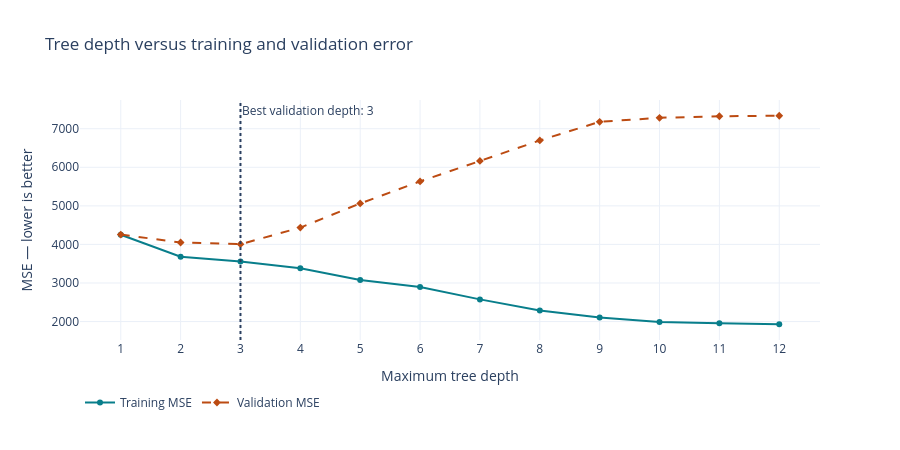

The notebook cell saved with this chart:
### Markdown cell above
**Read the chart:** the shallow tree makes broad groups. The unlimited tree follows much smaller variations, but its validation performance may get worse. Some patients share the same BMI, so a one-feature tree cannot necessarily achieve zero training error even with unlimited depth.

The best-looking training curve is not necessarily the best predictor. A shallow tree is not automatically underfitting; compare validation errors and the baseline before deciding. With real data, do not expect a perfectly smooth textbook pattern.

## Variant A: sweep through depth values
Use the same rows and metric for every comparison. The final test set stays sealed.

### Code cell
depths = list(range(1, 13))
train_errors, val_errors = [], []
for depth in depths:
    model = DecisionTreeRegressor(max_depth=depth, random_state=SEED)
    model.fit(X_train, y_train)
    train_predictions = model.predict(X_train)
    val_predictions = model.predict(X_val)
    train_errors.append(mean_squared_error(y_train, train_predictions))
    val_errors.append(mean_squared_error(y_val, val_predictions))

best_holdout_depth = depths[int(np.argmin(val_errors))]
fig = go.Figure()
fig.add_trace(go.Scatter(x=depths, y=train_errors, mode='lines+markers',
                        name='Training MSE', line_color=TRAIN_COLOR))
fig.add_trace(go.Scatter(x=depths, y=val_errors, mode='lines+markers',
                        name='Validation MSE', marker_symbol='diamond',
                        line=dict(color=VAL_COLOR, dash='dash')))
fig.add_vline(x=best_holdout_depth, line_dash='dot',
              annotation_text=f'Best validation depth: {best_holdout_depth}')
fig.update_xaxes(title_text='Maximum tree depth', dtick=1)
fig.update_yaxes(title_text='MSE — lower is better')
show_chart(fig, 'Tree depth versus training and validation error')

### Figure 1 — Plotly figure (JSON) as saved in the notebook; plotly's stock layout.template omitted (floating-point values rounded to 4 significant figures)
{"data": [{"line": {"color": "#087e8b"}, "mode": "lines+markers", "name": "Training MSE", "x": [1, 2, 3, 4, 5, 6, 7, 8, 9, 10, 11, 12], "y": [4250.0, 3683.0, 3558.0, 3383.0, 3076.0, 2897.0, 2575.0, 2287.0, 2103.0, 1988.0, 1955.0, 1930.0], "type": "scatter"}, {"line": {"color": "#bc4b12", "dash": "dash"}, "marker": {"symbol": "diamond"}, "mode": "lines+markers", "name": "Validation MSE", "x": [1, 2, 3, 4, 5, 6, 7, 8, 9, 10, 11, 12], "y": [4255.0, 4050.0, 4006.0, 4436.0, 5063.0, 5634.0, 6164.0, 6696.0, 7180.0, 7283.0, 7323.0, 7336.0], "type": "scatter"}], "layout": {"shapes": [{"line": {"dash": "dot"}, "type": "line", "x0": 3, "x1": 3, "xref": "x", "y0": 0, "y1": 1, "yref": "y domain"}], "annotations": [{"showarrow": false, "text": "Best validation depth: 3", "x": 3, "xanchor": "left", "xref": "x", "y": 1, "yanchor": "top", "yref": "y domain"}], "xaxis": {"title": {"text": "Maximum tree depth"}, "dtick": 1}, "yaxis": {"title": {"text": "MSE — lower is better"}}, "legend": {"orientation": "h", "y": -0.2}, "margin": {"t": 100, "b": 110}, "title": {"text": "Tree depth versus training and validation error"}, "height": 450}}
